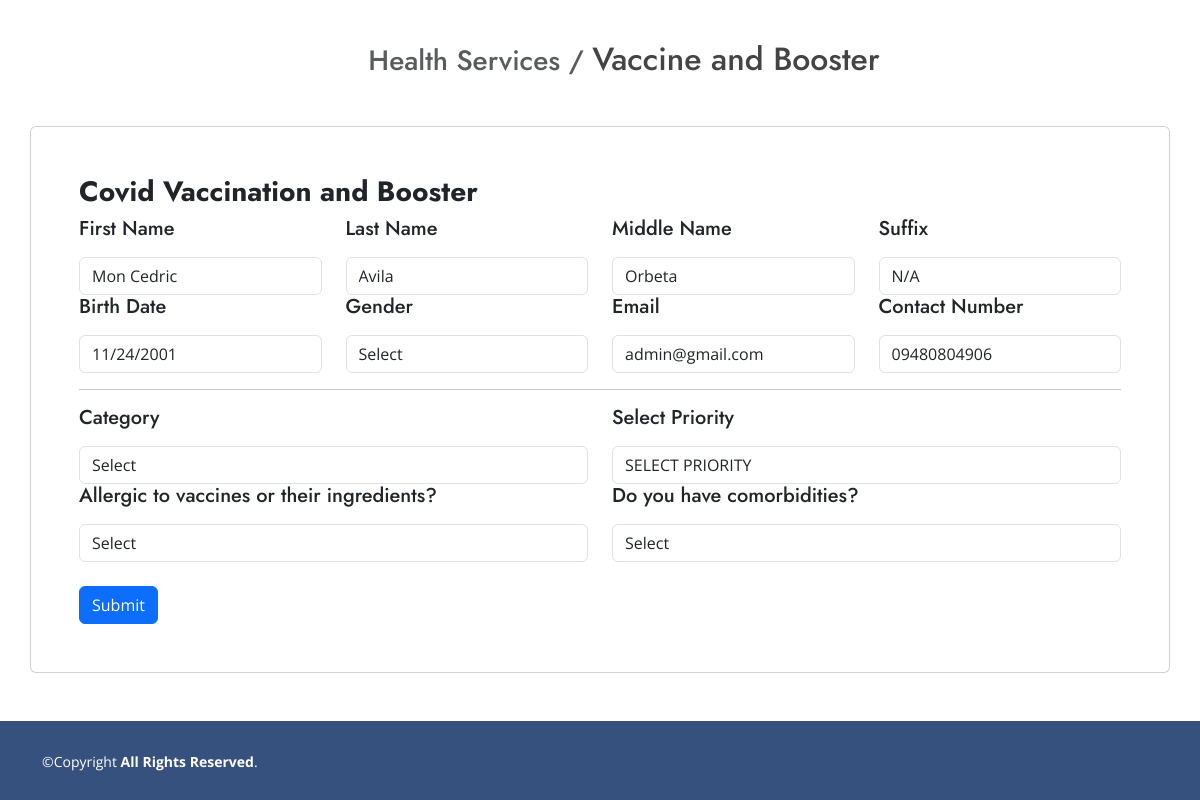
The page /Health/CBForm.php (signed in) on the database its author committed.
### tables this page shows
CREATE TABLE `residents` (
  `id` int(11) NOT NULL,
  `residentid` varchar(100) NOT NULL,
  `lastname` varchar(255) NOT NULL,
  `address` varchar(255) NOT NULL,
  `puroknumber` int(10) NOT NULL,
  `dob` date NOT NULL,
  `nationality` varchar(255) NOT NULL,
  `firstname` varchar(255) NOT NULL,
  `pob` varchar(255) NOT NULL,
  `email` varchar(255) NOT NULL,
  `password` varchar(100) NOT NULL,
  `middlename` varchar(255) NOT NULL,
  `gender` varchar(255) NOT NULL,
  `contno` varchar(255) NOT NULL,
  `suf` varchar(255) NOT NULL,
  `occupation` varchar(255) NOT NULL,
  `religion` varchar(255) NOT NULL,
  `cs` varchar(100) NOT NULL,
  `status` varchar(100) NOT NULL,
  `unt` varchar(100) NOT NULL,
  `user_type` varchar(100) NOT NULL,
  `photo` varchar(100) NOT NULL
);

### Health/CBForm.php (the view, shortened to what this page needs)
<!DOCTYPE html>
<html lang="en">
<head>
  <link href="assets1/vendor/aos/aos.css" rel="stylesheet">
  <link href="assets1/vendor/bootstrap/css/bootstrap.min.css" rel="stylesheet">
  <link href="assets1/vendor/bootstrap-icons/bootstrap-icons.css" rel="stylesheet">
  <link href="assets1/vendor/boxicons/css/boxicons.min.css" rel="stylesheet">
  <link href="assets1/vendor/glightbox/css/glightbox.min.css" rel="stylesheet">
  <link href="assets1/vendor/remixicon/remixicon.css" rel="stylesheet">
  <link href="assets1/vendor/swiper/swiper-bundle.min.css" rel="stylesheet">
  <link href="assets1/css/style.css" rel="stylesheet">
</head>
<body>
<?php
	include 'login/config.php'; ?>
<main>
<div class="container"  style="text-align:center;">
  <div class="row" >
    <div class="col-lg-12 d-flex flex-column justify-content-center p-3 m-4 order-2 order-lg-1" data-aos="fade-up" data-aos-delay="200">
      <h2 class="float-right"><span class="small"><a href="../health/admin/base.php" class="text-muted"> Health Services / </a></span>Vaccine and Booster</h2>
    </div>
  </div>
</div>
  <div  class="d-flex align-items-center">
  <div class="container card p-5 mb-5 ">
    <form method="POST" action="CBForm.php">
                      <?php
                              $id = $_SESSION["residentid"];
                              $sql = "SELECT *,SYSDATE(),dob,DATEDIFF(SYSDATE(),dob)/365 AS AGE1 FROM residents WHERE residentid='$id'";
                              $query = $conn->query($sql);
                              while($row = $query->fetch_assoc()){
                        ?>
    <div class="row">
    <h3><b>Covid Vaccination and Booster</b></h3>
                    <div class="col-3">
                      <label for="first" class="form-label"><h5>First Name</h5></label>
                      <input type="text" class="form-control" id="firstname" name="firstname" value="<?php echo $row['firstname']; ?>" readonly>
                    </div>
                    <div class="col-3">
                      <label for="lastname" class="form-label"><h5>Last Name</h5></label>
                      <input type="text" class="form-control" id="lastname" name="lastname" value="<?php echo  $row['lastname'];?>" readonly>
                    </div>
                    <div class="col-3">
                      <label for="middlename" class="form-label"><h5>Middle Name</h5></label>
                      <input type="text" class="form-control" id="middlename" name="middlename" value="<?php echo  $row['middlename'];?>" readonly>
                    </div>
                    <div class="col-3">
                      <label for="suf" class="form-label"><h5>Suffix</h5></label>
                      <input type="text" class="form-control" id="suf" name="suf" value="<?php echo  $row['suf'];?>" readonly>
                </div>
                </div>
            <div class="row">
                <div class="col-3">
                      <label for="dob" class="form-label"><h5>Birth Date</h5></label>
                      <input type="date" class="form-control" id="dob" name="dob" value="<?php echo  $row['dob'];?>" readonly>
                </div>
                <div class="col-3">
                  <label for="gender" class="form-label"><h5>Gender</h5></label>
                  <select class="form-control select2" name="gender" style="width: 100%;" value="<?php echo  $row['gender'];?>" readonly>
                    <option selected="selected" value="">Select</option>
                  </select>
                </div>
                  <div class="col-3">
                  <label for="Email" class="form-label"><h5>Email</h5></label>
                <input type="email" class="form-control" id="email" name="email" value="<?php echo  $row['email'];?>" readonly>
              </div>
                  <div class="col-3">
                  <label for="contno" class="form-label"><h5>Contact Number</h5></label>
                <input type="text" class="form-control" id="contno" name="contno" value="<?php echo  $row['contno'];?>" readonly>
              </div>
            </div>
            <hr>
            <?php
                        }
                      ?>
            <div class="row">
                <div class="col-6">
                  <label for="category" class="form-label"><h5>Category</h5></label>
                  <select class="form-control select3" name="category" style="width: 100%;" required>
                    <option selected="selected" value="Select">Select</option>
                  </select>
                </div>
                <div class="col-6">
                  <label for="priority" class="form-label"><h5>Select Priority</h5></label>
                <select name="priority" class="form-control" id="priority" required>
                  <option value="" selected="selected">SELECT PRIORITY</option>
                  </select>
              </div>
                </div>
                <div class="row">
                <div class="col-6">
                  <label for="allergy" class="form-label"><h5>Allergic to vaccines or their ingredients?</h5></label>
                  <select class="form-control select3" name="allergy" style="width: 100%;" required>
                    <option selected="selected" value="Select">Select</option>
                  </select>
                </div>
                <div class="col-6">
                  <label for="comorbidities" class="form-label"><h5>Do you have comorbidities?</h5></label>
                  <select class="form-control select3" name="comorbidities" style="width: 100%;" required>
                    <option selected="selected" value="Select">Select</option>
                  </select>
                 </div>
              </div>
              <div class="d-flex align-items-center justify-content-between mt-4 mb-0">
<button class="btn btn-primary" name="submit" type="submit">Submit</button>
</form>
</div>
    </div>
  </main>
  <footer id="footer">
    <div class="container footer-bottom clearfix">
      <div class="copyright">
        &copy;Copyright<strong><span> All Rights Reserved</span></strong>.
      </div>
    </div>
  </footer>
</body>
</html>

### Health/assets1/css/style.css (style rules this page uses)
body { font-family: "Open Sans", sans-serif; color: #444444; }
a { color: #47b2e4; text-decoration: none; }
h1, h2, h3, h4, h5, h6 { font-family: "Jost", sans-serif; }
#footer { font-size: 14px; background: #37517e; }
#footer .footer-bottom { padding-top: 30px; padding-bottom: 30px; color: #fff; }
#footer .copyright { float: left; }

### rows shown on the page
residents: firstname "Mon Cedric", lastname "Avila", middlename "Orbeta", suf "N/A", dob "11/24/2001", email "admin@gmail.com", contno "09480804906"
